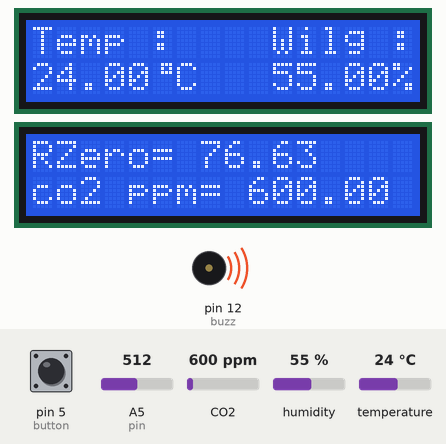
Recording of a sketch running on a simulated Arduino Uno, built with avr-gcc and run on an emulated ATmega328P. On the bench: 2 × 16×2 character LCD, buzzer (waves = sounding, pin HIGH). The inputs (shaded band) are chosen by the test bench; at power-on: pin 5 (button) HIGH, humidity 55 %, temperature 24 °C, A5 (pin) = 512, CO2 600 ppm. The local clock reads 2024-03-15 10:24:30 at power-on unless the sketch sets it; what the sketch prints to the serial monitor is not drawn.

Above: at 1.3 s.
1.4 s: pin 5 (button) pulled LOW for 0.15 s
At 4.3 s:
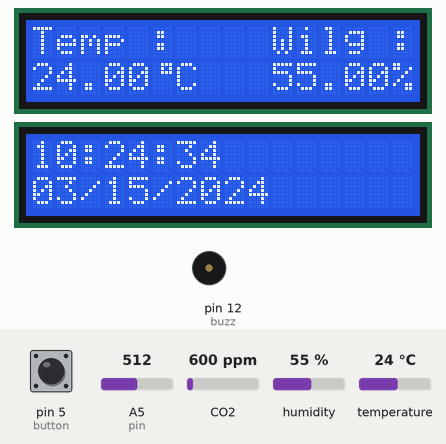
4.4 s: humidity set to 22 %
At 7.4 s:
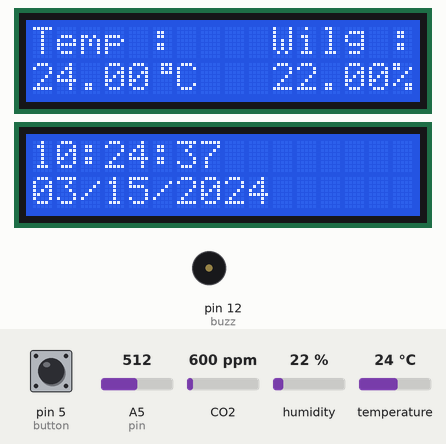
7.9 s: temperature set to 12 °C
At 9.3 s:
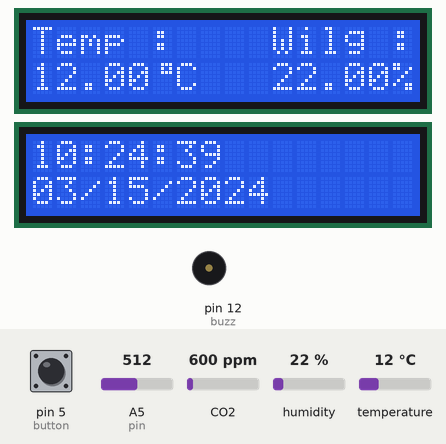
10.0 s: pin 5 (button) pulled LOW for 1 s
At 11.1 s:
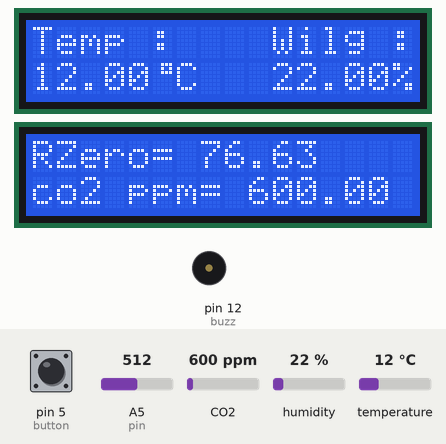
12.5 s: humidity set to 40 %
At 13.8 s:
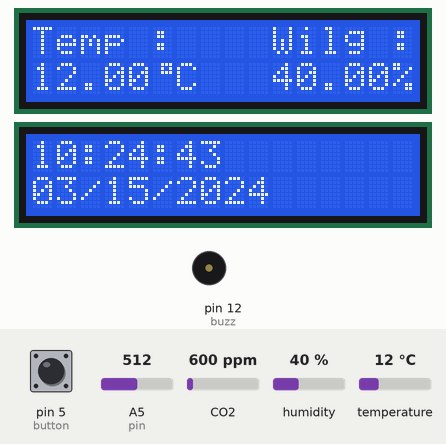
14.2 s: temperature set to 19 °C
At 15.8 s:
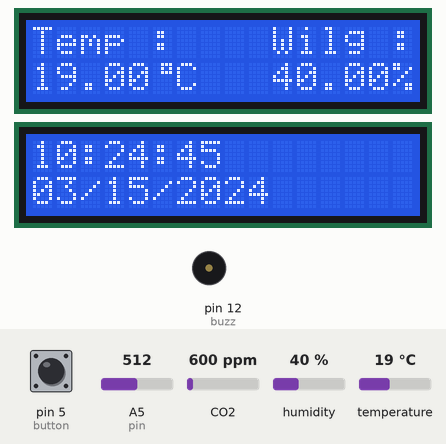
Timing chart, 0 to 17.2 s (numbered marks = the images above; inputs shaded):
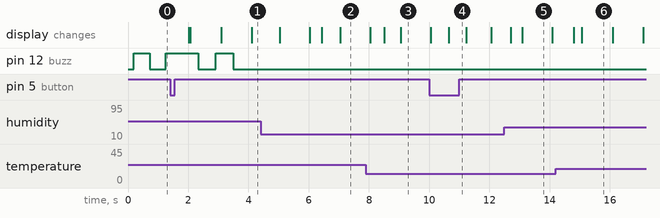

The sketch:

AirQualitySensor.ino
```cpp
// Visual Micro is in vMicro>General>Tutorial Mode
//
/*
    Name:       AirQualitySensor.ino
    Created:	26.10.2018 12:21:23
    Author:     Bogumil Piskorz
*/

#include <LiquidCrystal_I2C.h>
#include <DHT.h>
#include <Wire.h>
#include <MQ135/MQ135.h>
#include <Rtc_Pcf8563.h>

int menu = 0;
#define DHTPIN 2									// DHT11 data
#define DHTTYPE DHT11								// DHT11
DHT dht(DHTPIN, DHTTYPE);

LiquidCrystal_I2C lcd_1(0x3f, 16, 2);
LiquidCrystal_I2C lcd_2(0x3b, 16, 2);

byte degree[] = {									// custom char degree
	B00111,
	B00101,
	B00111,
	B00000,
	B00000,
	B00000,
	B00000,
	B00000
};

int buzz = 12;										// buzzer PIN
int button = 5;
int pin = A5;										// MQ135 PIN Rsensor
int sensorValue;
int timerAlarm = 0;
int timerA = 0;

Rtc_Pcf8563 rtc;

MQ135 gasSensor = MQ135(pin);

void lcd1Init()
{
	lcd_1.init();									// LCD 1 initialization
	lcd_1.backlight();
	lcd_1.setCursor(0, 0);
}

void lcd2Init()
{
	lcd_2.init();									// LCD 2 initialization
	lcd_2.backlight();
	lcd_2.setCursor(0, 0);
}

void setup()
{
	dht.begin();
	pinMode(buzz, OUTPUT);
	pinMode(button, INPUT_PULLUP);
	digitalWrite(buzz, LOW);

	lcd1Init();
	lcd2Init();
	Serial.begin(9600);
}

void loop()
{
	if (digitalRead(button) == LOW) {
		menu = !menu;
		delay(500);
	}

	float t = dht.readTemperature();				// read temp
	float h = dht.readHumidity();					// read  humidity
	sensorValue = analogRead(pin);					// data read form air sensor

	float rzero = gasSensor.getRZero();					// calibration air sensor
	float co2_ppm = gasSensor.getPPM();					// air quality
	int ppm = co2_ppm / 4;

	if (isnan(t) || isnan(h))						// DHT11 test
	{
		lcd_1.clear();
		lcd_1.setCursor(0, 0);
		lcd_1.print("Blad czujnika ");
		lcd_1.setCursor(0, 1);
		lcd_1.print("temperatury !!!");

		delay(3000);
	}
	else
	{
		if (sensorValue > 1020)						// MQ135 test
		{
			lcd_2.clear();
			lcd_2.setCursor(0, 0);
			lcd_2.print("Blad czujnika ");
			lcd_2.setCursor(0, 1);
			lcd_2.print("powietrza !!!");
			delay(3000);
		}
		else
		{
			Serial.println(timerAlarm);
				lcd_1.createChar(0, degree);
				//lcd_1.clear();  Zakomentowane zeby nie mrugalo!
				lcd_1.setCursor(0, 0);
				lcd_1.print("Temp :");
				lcd_1.setCursor(10, 0);
				lcd_1.print("Wilg :");
				lcd_1.setCursor(0, 1);
				lcd_1.print(t);
				lcd_1.write(0);
				lcd_1.print("C ");
				lcd_1.setCursor(10, 1);
				lcd_1.print(h);
				lcd_1.print("% ");

				if (co2_ppm > 350) {
					timerAlarm = timerAlarm + 10;

						timerA = map(timerAlarm, 0, 2500, 1, 36);

						if (timerA == 1) {
							digitalWrite(buzz, HIGH);
						}
						else if (timerA == 2) {
							digitalWrite(buzz, LOW);
						}
						else if (timerA == 3) {
							digitalWrite(buzz, HIGH);
						}
						else if (timerA == 4) {
							digitalWrite(buzz, LOW);
						}
						else if (timerA == 5) {
							digitalWrite(buzz, HIGH);
						}
						else if (timerA == 6) {
							digitalWrite(buzz, LOW);
						}
						else
						{
							digitalWrite(buzz, LOW);
						}

					if (timerAlarm == 2500){
						timerAlarm = 0;
					}
				}

			if (menu == 0) {
				//float rzero = gasSensor.getRZero();					// calibration air sensor
				lcd_2.setCursor(0, 0);
				lcd_2.print("RZero= " + (String)rzero + " ");

				//float co2_ppm = gasSensor.getPPM();					// air quality
				lcd_2.setCursor(0, 1);
				lcd_2.print("co2 ppm= " + (String)co2_ppm + " ");
				//int ppm = co2_ppm / 4;
				//lcd_2.print((String)ppm);
				delay(10);
			}
			if (menu == 1) {
				lcd_2.setCursor(0,0);
				lcd_2.print(rtc.formatTime());
				lcd_2.print("        ");
				lcd_2.setCursor(0,1);
				lcd_2.print(rtc.formatDate());
				lcd_2.print("       ");
				delay(10);
			}
		}

	}

}
```

Measured:
- after the input at 1.4 s, the display: first changes after 0.62 s (image 1 shows a later state)
- after the input at 10.0 s, the display: first differs from a run without the input after 0.66 s (image 4)
- what the display in image 5 shows lasts 1.0 s, from 13.1 s to 14.1 s
